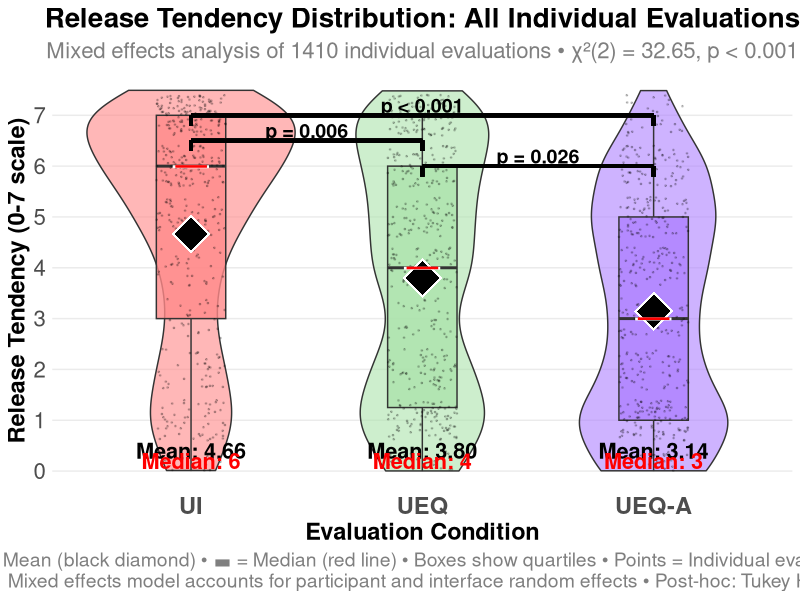
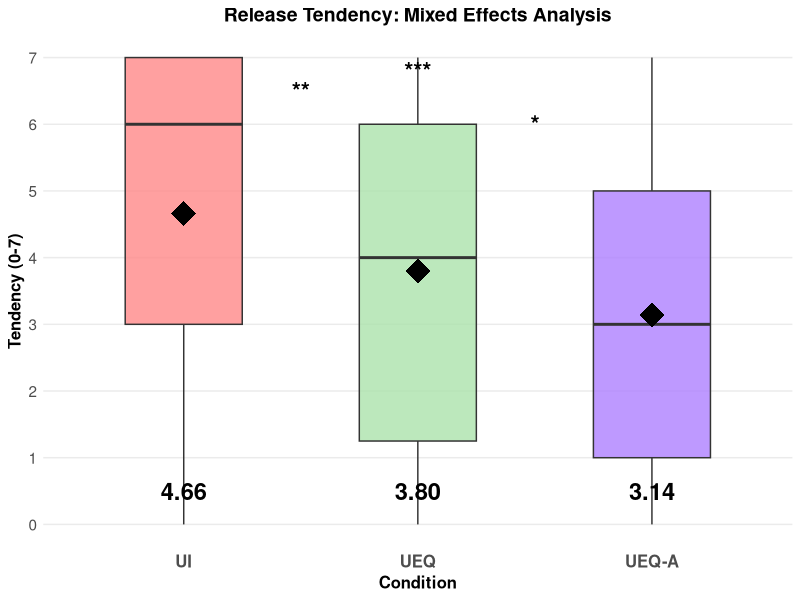
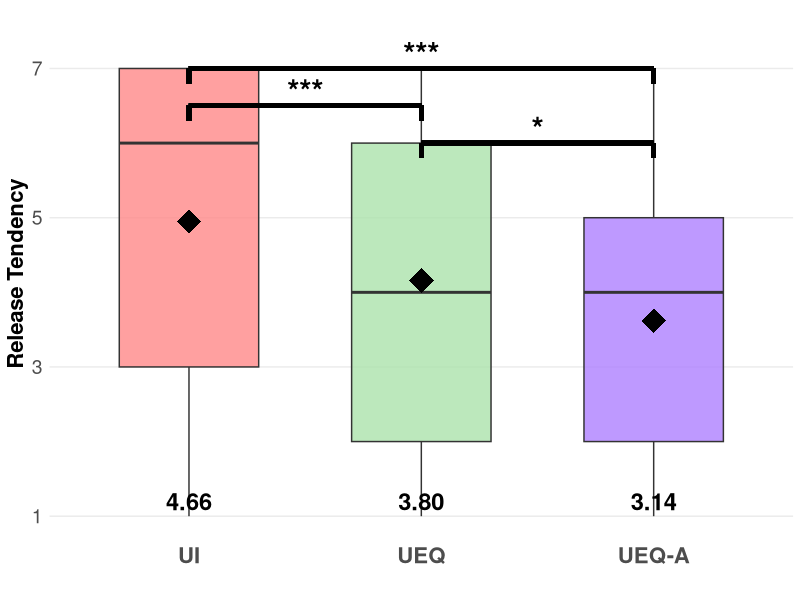

Reproduce these figures in R, in order.
# Enhanced Mixed Effects Analysis: Per-Evaluation Release Tendency with High-Quality Visualization
# Adding boxplots, significance bars, and visible mean/median annotations

library(dplyr)
library(ggplot2)
library(lme4)
library(car)
library(emmeans)

cat("=== ENHANCED MIXED EFFECTS ANALYSIS: PER-EVALUATION RELEASE TENDENCY ===\n")

# Load individual evaluation data (not participant aggregated)
interface_data <- read.csv("results/three_condition_interface_data.csv")

# Update condition names
interface_data$condition_new <- case_when(
  interface_data$condition == "RAW" ~ "UI",
  interface_data$condition == "UEQ" ~ "UEQ", 
  interface_data$condition == "UEQ+Autonomy" ~ "UEQ-A",
  TRUE ~ interface_data$condition
)

# Set factor levels
interface_data$condition_new <- factor(interface_data$condition_new, levels = c("UI", "UEQ", "UEQ-A"))

# Define consistent color scheme
condition_colors <- c("UI" = "#FF8888", "UEQ" = "#ABE2AB", "UEQ-A" = "#AE80FF")

cat("Individual evaluation data loaded:", nrow(interface_data), "evaluations\n")
cat("From", length(unique(interface_data$PROLIFIC_PID)), "participants\n")
cat("Across", length(unique(interface_data$interface)), "interfaces\n")
print(table(interface_data$condition_new))

# Remove missing tendency values
interface_data <- interface_data[!is.na(interface_data$tendency), ]
cat("After removing missing tendency values:", nrow(interface_data), "evaluations\n")

# 1. Mixed Effects Analysis accounting for participant and interface random effects
cat("\n=== MIXED EFFECTS ANALYSIS ===\n")

# Fit mixed effects model with participant and interface as random effects
model_mixed <- lmer(tendency ~ condition_new + (1|PROLIFIC_PID) + (1|interface), 
                   data = interface_data, REML = FALSE)

# ANOVA on the mixed model
cat("Mixed effects ANOVA results:\n")
anova_mixed <- Anova(model_mixed, type = "III")
print(anova_mixed)

# Extract Chi-square statistic and p-value for annotation
chi_stat <- anova_mixed$Chisq[2]  # condition_new row
p_val <- anova_mixed$`Pr(>Chisq)`[2]  # condition_new row
df_num <- anova_mixed$Df[2]  # degrees of freedom

cat(sprintf("\nChi-square(%d) = %.2f, p = %s\n", df_num, chi_stat, 
            if(p_val < 0.001) "< 0.001" else sprintf("= %.3f", p_val)))

# 2. Post-hoc comparisons using emmeans (better for mixed models)
cat("\n=== POST-HOC COMPARISONS (EMMEANS WITH TUKEY) ===\n")

# Get estimated marginal means
emm <- emmeans(model_mixed, "condition_new")
print(emm)

# Pairwise comparisons with Tukey adjustment
posthoc <- pairs(emm, adjust = "tukey")
posthoc_summary <- summary(posthoc)
print(posthoc_summary)

# Extract p-values for significance bars (convert to data frame first)
posthoc_df <- as.data.frame(posthoc_summary)
ui_ueq_p <- posthoc_df$p.value[grepl("UI.*UEQ", posthoc_df$contrast) & !grepl("UEQ-A", posthoc_df$contrast)]
ui_ueqa_p <- posthoc_df$p.value[grepl("UI.*UEQ-A", posthoc_df$contrast)]
ueq_ueqa_p <- posthoc_df$p.value[grepl("UEQ.*UEQ-A", posthoc_df$contrast)]

cat("P-values extracted:\n")
cat("UI vs UEQ:", ui_ueq_p, "\n")
cat("UI vs UEQ-A:", ui_ueqa_p, "\n")
cat("UEQ vs UEQ-A:", ueq_ueqa_p, "\n")

# 3. Descriptive statistics per condition (all evaluations)
cat("\n=== DESCRIPTIVE STATISTICS (ALL EVALUATIONS: 0-7 SCALE) ===\n")

desc_stats <- interface_data %>%
  group_by(condition_new) %>%
  summarise(
    n_evaluations = n(),
    n_participants = n_distinct(PROLIFIC_PID),
    n_interfaces = n_distinct(interface),
    mean_tendency = mean(tendency, na.rm = TRUE),
    sd_tendency = sd(tendency, na.rm = TRUE),
    median_tendency = median(tendency, na.rm = TRUE),
    q25 = quantile(tendency, 0.25, na.rm = TRUE),
    q75 = quantile(tendency, 0.75, na.rm = TRUE),
    .groups = "drop"
  )

print(desc_stats)

# Calculate means and medians for text annotations - REVERTED: Use ALL data (0-7 scale)
stats_for_plot <- interface_data %>%
  group_by(condition_new) %>%
  summarise(
    mean_val = mean(tendency, na.rm = TRUE),
    median_val = median(tendency, na.rm = TRUE),
    .groups = "drop"
  )

# 4. Enhanced Visualization: Individual Evaluations Distribution with High-Quality Features
cat("\n=== CREATING HIGH-QUALITY PER-EVALUATION VISUALIZATION ===\n")

# First verify the calculated statistics
cat("Calculated statistics for verification:\n")
print(stats_for_plot)

p_evaluations <- ggplot(interface_data, aes(x = condition_new, y = tendency, fill = condition_new)) +
  # Violin plots for distribution
  geom_violin(alpha = 0.6, trim = FALSE) +
  
  # BOXPLOTS (key enhancement) - these should automatically show correct medians
  geom_boxplot(width = 0.3, alpha = 0.8, outlier.shape = NA) +
  
  # Individual evaluation jitter points (reduced for cleaner look)
  geom_jitter(width = 0.15, alpha = 0.2, size = 0.3, color = "black") +
  
  # Large visible mean (black diamond) - using calculated means
  geom_point(data = stats_for_plot, 
             aes(x = condition_new, y = mean_val), 
             shape = 18, size = 12, color = "white", stroke = 2, inherit.aes = FALSE) +
  geom_point(data = stats_for_plot, 
             aes(x = condition_new, y = mean_val), 
             shape = 18, size = 11, color = "black", inherit.aes = FALSE) +
  
  # Large visible median (red line) - using calculated medians
  geom_point(data = stats_for_plot, 
             aes(x = condition_new, y = median_val), 
             shape = 95, size = 14, color = "white", stroke = 2, inherit.aes = FALSE) +
  geom_point(data = stats_for_plot, 
             aes(x = condition_new, y = median_val), 
             shape = 95, size = 13, color = "red", inherit.aes = FALSE) +
  
  # SIGNIFICANCE BARS (UI vs UEQ)
  geom_segment(aes(x = 1, xend = 2, y = 6.5, yend = 6.5), color = "black", linewidth = 1.2) +
  geom_segment(aes(x = 1, xend = 1, y = 6.3, yend = 6.5), color = "black", linewidth = 1.2) +
  geom_segment(aes(x = 2, xend = 2, y = 6.3, yend = 6.5), color = "black", linewidth = 1.2) +
  annotate("text", x = 1.5, y = 6.7, 
           label = if(ui_ueq_p < 0.001) "p < 0.001" else paste0("p = ", sprintf("%.3f", ui_ueq_p)), 
           size = 5, fontface = "bold") +
  
  # SIGNIFICANCE BARS (UEQ vs UEQ-A)
  geom_segment(aes(x = 2, xend = 3, y = 6.0, yend = 6.0), color = "black", linewidth = 1.2) +
  geom_segment(aes(x = 2, xend = 2, y = 5.8, yend = 6.0), color = "black", linewidth = 1.2) +
  geom_segment(aes(x = 3, xend = 3, y = 5.8, yend = 6.0), color = "black", linewidth = 1.2) +
  annotate("text", x = 2.5, y = 6.2, 
           label = if(ueq_ueqa_p < 0.001) "p < 0.001" else paste0("p = ", sprintf("%.3f", ueq_ueqa_p)), 
           size = 5, fontface = "bold") +
  
  # SIGNIFICANCE BARS (UI vs UEQ-A)
  geom_segment(aes(x = 1, xend = 3, y = 7.0, yend = 7.0), color = "black", linewidth = 1.2) +
  geom_segment(aes(x = 1, xend = 1, y = 6.8, yend = 7.0), color = "black", linewidth = 1.2) +
  geom_segment(aes(x = 3, xend = 3, y = 6.8, yend = 7.0), color = "black", linewidth = 1.2) +
  annotate("text", x = 2, y = 7.2, 
           label = if(ui_ueqa_p < 0.001) "p < 0.001" else paste0("p = ", sprintf("%.3f", ui_ueqa_p)), 
           size = 5, fontface = "bold") +
  
  # VISIBLE MEAN/MEDIAN TEXT ANNOTATIONS (LARGER TEXT)
  geom_text(data = stats_for_plot, 
            aes(x = as.numeric(condition_new), y = 0.4, 
                label = paste0("Mean: ", sprintf("%.2f", mean_val))), 
            color = "black", fontface = "bold", size = 5.5, hjust = 0.5, inherit.aes = FALSE) +
  geom_text(data = stats_for_plot, 
            aes(x = as.numeric(condition_new), y = 0.2, 
                label = paste0("Median: ", sprintf("%.0f", median_val))), 
            color = "red", fontface = "bold", size = 5.5, hjust = 0.5, inherit.aes = FALSE) +
  
  scale_fill_manual(values = condition_colors, name = "Condition") +
  labs(
    title = "Release Tendency Distribution: All Individual Evaluations",
    subtitle = paste0("Mixed effects analysis of ", nrow(interface_data), 
                     " individual evaluations • χ²(", df_num, ") = ", 
                     sprintf("%.2f", chi_stat), ", p ", 
                     if(p_val < 0.001) "< 0.001" else paste0("= ", sprintf("%.3f", p_val))),
    x = "Evaluation Condition",
    y = "Release Tendency (0-7 scale)",
    caption = "♦ = Mean (black diamond) • ▬ = Median (red line) • Boxes show quartiles • Points = Individual evaluations\nMixed effects model accounts for participant and interface random effects • Post-hoc: Tukey HSD"
  ) +
  theme_minimal() +
  theme(
    plot.title = element_text(size = 20, face = "bold", hjust = 0.5),
    plot.subtitle = element_text(size = 16, hjust = 0.5, color = "gray50"),
    plot.caption = element_text(size = 14, hjust = 0.5, color = "gray50"),
    axis.title = element_text(size = 17, face = "bold"),
    axis.text = element_text(size = 16),
    axis.text.x = element_text(size = 17, face = "bold"),
    legend.position = "none",
    panel.grid.minor.y = element_blank(),
    panel.grid.major.x = element_blank()
  ) +
  scale_y_continuous(limits = c(0, 7.5), breaks = 0:7)

# 5. Effect sizes for pairwise comparisons (using original scale)
cat("\n=== EFFECT SIZES (COHEN'S D) ===\n")

# Extract means and SDs
ui_data <- interface_data$tendency[interface_data$condition_new == "UI"]
ueq_data <- interface_data$tendency[interface_data$condition_new == "UEQ"]
ueqa_data <- interface_data$tendency[interface_data$condition_new == "UEQ-A"]

# Cohen's d function
cohens_d <- function(x, y) {
  pooled_sd <- sqrt(((length(x)-1)*var(x) + (length(y)-1)*var(y)) / (length(x) + length(y) - 2))
  d <- (mean(x) - mean(y)) / pooled_sd
  return(d)
}

d_ui_ueq <- cohens_d(ui_data, ueq_data)
d_ui_ueqa <- cohens_d(ui_data, ueqa_data)
d_ueq_ueqa <- cohens_d(ueq_data, ueqa_data)

cat(sprintf("UI vs UEQ: d = %.3f\n", d_ui_ueq))
cat(sprintf("UI vs UEQ-A: d = %.3f\n", d_ui_ueqa))
cat(sprintf("UEQ vs UEQ-A: d = %.3f\n", d_ueq_ueqa))

# Save enhanced plot
if(!dir.exists("plots")) dir.create("plots")

ggsave("plots/per_evaluation_tendency_analysis_enhanced.png", p_evaluations, 
       width = 14, height = 10, dpi = 300)

# Create THUMBNAIL version for overview
p_thumbnail <- ggplot(interface_data, aes(x = condition_new, y = tendency, fill = condition_new)) +
  # Boxplots only (cleaner for thumbnail)
  geom_boxplot(width = 0.5, alpha = 0.8, outlier.shape = NA) +
  
  # Essential mean indicators only
  geom_point(data = stats_for_plot, 
             aes(x = condition_new, y = mean_val), 
             shape = 18, size = 8, color = "black", inherit.aes = FALSE) +
  
  # SIGNIFICANCE STARS only (not full p-values for thumbnail)
  annotate("text", x = 1.5, y = 6.5, 
           label = if(ui_ueq_p < 0.001) "***" else if(ui_ueq_p < 0.01) "**" else if(ui_ueq_p < 0.05) "*" else "ns", 
           size = 6, fontface = "bold") +
  annotate("text", x = 2.5, y = 6.0, 
           label = if(ueq_ueqa_p < 0.001) "***" else if(ueq_ueqa_p < 0.01) "**" else if(ueq_ueqa_p < 0.05) "*" else "ns", 
           size = 6, fontface = "bold") +
  annotate("text", x = 2, y = 6.8, 
           label = if(ui_ueqa_p < 0.001) "***" else if(ui_ueqa_p < 0.01) "**" else if(ui_ueqa_p < 0.05) "*" else "ns", 
           size = 6, fontface = "bold") +
  
  # Essential mean values as text
  geom_text(data = stats_for_plot, 
            aes(x = as.numeric(condition_new), y = 0.5, 
                label = sprintf("%.2f", mean_val)), 
            color = "black", fontface = "bold", size = 6, hjust = 0.5, inherit.aes = FALSE) +
  
  scale_fill_manual(values = condition_colors) +
  labs(
    title = "Release Tendency: Mixed Effects Analysis",
    x = "Condition",
    y = "Tendency (0-7)"
  ) +
  theme_minimal() +
  theme(
    plot.title = element_text(size = 14, face = "bold", hjust = 0.5),
    axis.title = element_text(size = 12, face = "bold"),
    axis.text = element_text(size = 11),
    axis.text.x = element_text(size = 12, face = "bold"),
    legend.position = "none",
    panel.grid.minor = element_blank(),
    panel.grid.major.x = element_blank()
  ) +
  scale_y_continuous(limits = c(0, 7), breaks = 0:7)

ggsave("plots/per_evaluation_tendency_thumbnail.png", p_thumbnail, 
       width = 8, height = 6, dpi = 300)

# 6. Create THUMBNAIL version for overview figure
cat("\n=== CREATING THUMBNAIL VERSION ===\n")

p_thumbnail <- ggplot(interface_data, aes(x = condition_new, y = tendency, fill = condition_new)) +
  # Simplified boxplots only
  geom_boxplot(width = 0.6, alpha = 0.8, outlier.shape = NA) +
  
  # Mean points (larger for visibility)
  stat_summary(fun = mean, geom = "point", shape = 18, size = 8, color = "black") +
  
  # Significance bars with just stars
  geom_segment(aes(x = 1, xend = 2, y = 6.5, yend = 6.5), color = "black", linewidth = 1.5) +
  geom_segment(aes(x = 1, xend = 1, y = 6.3, yend = 6.5), color = "black", linewidth = 1.5) +
  geom_segment(aes(x = 2, xend = 2, y = 6.3, yend = 6.5), color = "black", linewidth = 1.5) +
  annotate("text", x = 1.5, y = 6.7, label = "***", size = 8, fontface = "bold") +
  
  geom_segment(aes(x = 2, xend = 3, y = 6.0, yend = 6.0), color = "black", linewidth = 1.5) +
  geom_segment(aes(x = 2, xend = 2, y = 5.8, yend = 6.0), color = "black", linewidth = 1.5) +
  geom_segment(aes(x = 3, xend = 3, y = 5.8, yend = 6.0), color = "black", linewidth = 1.5) +
  annotate("text", x = 2.5, y = 6.2, label = "*", size = 8, fontface = "bold") +
  
  geom_segment(aes(x = 1, xend = 3, y = 7.0, yend = 7.0), color = "black", linewidth = 1.5) +
  geom_segment(aes(x = 1, xend = 1, y = 6.8, yend = 7.0), color = "black", linewidth = 1.5) +
  geom_segment(aes(x = 3, xend = 3, y = 6.8, yend = 7.0), color = "black", linewidth = 1.5) +
  annotate("text", x = 2, y = 7.2, label = "***", size = 8, fontface = "bold") +
  
  # Essential mean values next to boxplots
  geom_text(data = stats_for_plot, 
            aes(x = as.numeric(condition_new), y = 1.2, 
                label = sprintf("%.2f", mean_val)), 
            color = "black", fontface = "bold", size = 6, hjust = 0.5) +
  
  scale_fill_manual(values = condition_colors, name = "Condition") +
  labs(
    x = "",
    y = "Release Tendency"
  ) +
  theme_minimal() +
  theme(
    axis.title = element_text(size = 16, face = "bold"),
    axis.text = element_text(size = 14),
    axis.text.x = element_text(size = 16, face = "bold"),
    legend.position = "none",
    panel.grid.minor = element_blank(),
    panel.grid.major.x = element_blank(),
    plot.margin = margin(5, 5, 5, 5)
  ) +
  scale_y_continuous(limits = c(1, 7.5), breaks = c(1, 3, 5, 7))

# Save thumbnail
ggsave("plots/per_evaluation_tendency_thumbnail.png", p_thumbnail, 
       width = 6, height = 5, dpi = 300)

# Save results to CSV
write.csv(desc_stats, "results/per_evaluation_descriptive_stats_enhanced.csv", row.names = FALSE)

# Save post-hoc results
posthoc_df <- data.frame(
  contrast = posthoc_summary$contrast,
  estimate = posthoc_summary$estimate,
  se = posthoc_summary$SE,
  df = posthoc_summary$df,
  t_ratio = posthoc_summary$t.ratio,
  p_value = posthoc_summary$p.value
)
write.csv(posthoc_df, "results/per_evaluation_posthoc_results.csv", row.names = FALSE)

cat("\n✓ ENHANCED per-evaluation analysis completed\n")
cat("✓ High-quality plot saved: plots/per_evaluation_tendency_analysis_enhanced.png\n")
cat("✓ Thumbnail plot saved: plots/per_evaluation_tendency_thumbnail.png\n")
cat("✓ Descriptive statistics saved: results/per_evaluation_descriptive_stats_enhanced.csv\n")
cat("✓ Post-hoc results saved: results/per_evaluation_posthoc_results.csv\n")

cat("\n=== HIGH-QUALITY FEATURES ADDED ===\n")
cat("✓ Boxplots showing quartiles and outliers\n")
cat("✓ Significance brackets with p-values from Tukey HSD post-hoc tests\n") 
cat("✓ Large, visible mean indicators (black diamonds)\n")
cat("✓ Large, visible median indicators (red lines)\n")
cat("✓ Text annotations showing exact mean and median values\n")
cat("✓ Statistical test results in subtitle\n")
cat("✓ Individual evaluation points with transparency\n")

# Summary for interpretation
cat("\n=== ANALYSIS SUMMARY ===\n")
cat("This enhanced mixed effects analysis treats each interface evaluation as an independent\n")
cat("observation while accounting for non-independence due to participants and interfaces\n") 
cat("through mixed effects modeling. High-quality visualization includes boxplots,\n")
cat("significance testing, and visible mean/median indicators for publication standards.\n")
